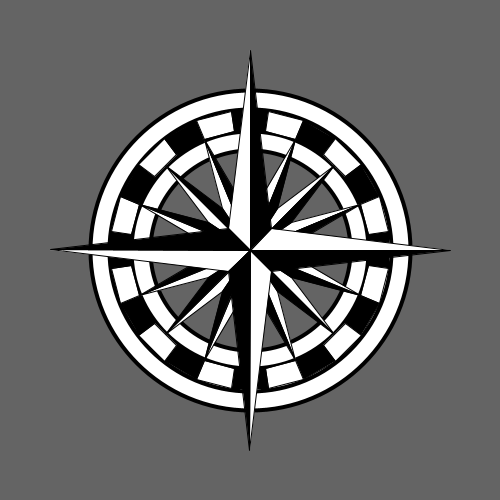
Frame 1 (no input)
Frame 60 (the mouse pressed at the canvas centre just before this capture): identical to frame 1, image omitted
Frame 120 (the mouse held since frame 60 and released just before this capture): identical to frame 1, image omitted

The Processing sketch that drew this single still picture (run headless with seeded random() and noise(); from frame 60 on, the mouse is pressed at the canvas centre):

// Processing sketch: brujdef
// ── brujdef.pde
void setup() {
  size(500, 500);
}

void draw() {
  background(100);
  stroke(0);
  translate(width/2, height/2);
  strokeWeight(4);
  fill(255);
  ellipse(0, 0, 320, 320);
  fill(100);
  ellipse(0, 0, 200, 200);
  noFill();
  ellipse(0, 0, 237, 237);
  ellipse(0, 0, 282, 282);
  strokeWeight(1);
  circtile(0, 0, 120, 140, 24);
  bruj(0, 0, 50, 120, 16);
  bruj(0, 0, 30, 200, 4);
}
void bruj(float x, float y, float radius1, float radius2, int numPoints) {
  float angle = TWO_PI/numPoints;
  float halfAngle = angle/2.0;
  fill(255);
  beginShape();
  for (float a = 0; a < TWO_PI; a+= angle) {
    float sx = x + cos(a) * radius2;
    float sy = y + sin(a) * radius2;
    vertex(sx, sy);
    vertex(x, y);
    sx = x + cos(a+halfAngle) * radius1;
    sy = y + sin(a+halfAngle) * radius1;
    vertex(sx, sy);
  }
  endShape(CLOSE);
  fill(0);
  beginShape();
  for (float a = 0; a < TWO_PI; a+= angle) {
    float sx = x + cos(a) * radius2;
    float sy = y + sin(a) * radius2;
    vertex(x, y);
    vertex(sx, sy);
    sx = x + cos(a+halfAngle) * radius1;
    sy = y + sin(a+halfAngle) * radius1;
    vertex(sx, sy);
  }
  endShape(CLOSE);
}

void circtile(float x, float y, float radius1, float radius2, int numPoints) {
  float angle = TWO_PI/numPoints;
  int count = 0;
  beginShape(QUAD_STRIP);
  for (float a = -angle/2; a < TWO_PI-angle/2; a+= angle) {
    if (count%2==0) {
      fill(255);
    } else {
      fill(0);
    }
    float sx = x + cos(a) * radius2;
    float sy = y + sin(a) * radius2;
    vertex(sx, sy);
    float ox = x + cos(a) * radius1;
    float oy = y + sin(a) * radius1;
    vertex(ox, oy);
    count++;
  }
  endShape();
}
